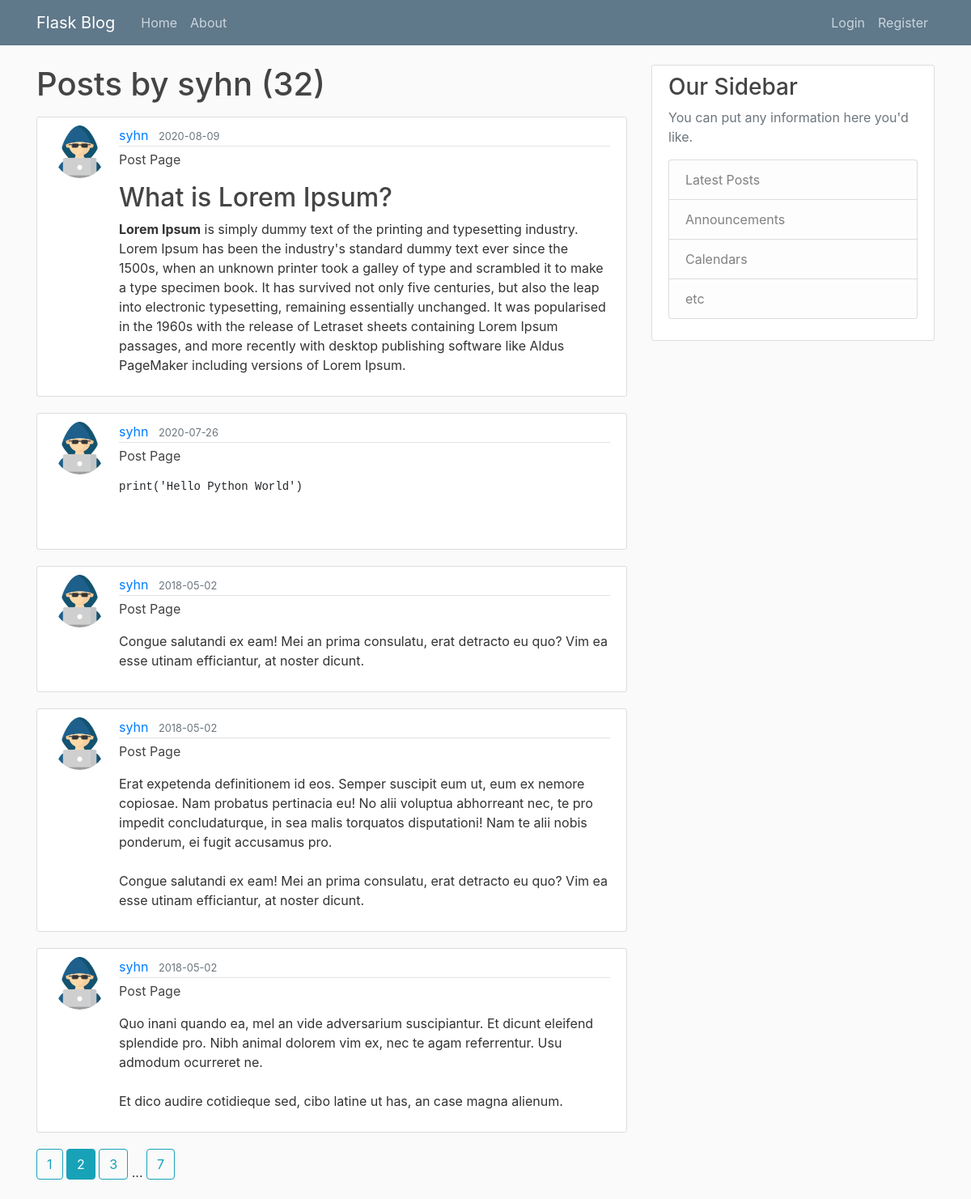
/user/syhn?page=2, run on the app's committed database.
### flaskblog/models.py (models this page shows, shortened)
class User(db.Model, UserMixin):
    id = db.Column(db.Integer, primary_key=True)
    username = db.Column(db.String(20), unique=True, nullable=False)
    email = db.Column(db.String(120), unique=True, nullable=False)
    image_file = db.Column(db.String(20), nullable=False, default='default.jpg')
    password = db.Column(db.String(60), nullable=False)
    posts = db.relationship('Post', backref='author', lazy=True)

class Post(db.Model):
    id = db.Column(db.Integer, primary_key=True)
    date_posted = db.Column(db.DateTime, nullable=False, default=datetime.utcnow)
    content = db.Column(db.Text, nullable=False)
    user_id = db.Column(db.Integer, db.ForeignKey('user.id'), nullable=False)

### flaskblog/users/routes.py (the view)
@users.route("/user/<string:username>")
def user_posts(username):
    page = request.args.get('page', 1, type=int)
    user = User.query.filter_by(username=username).first_or_404()
    posts = Post.query.filter_by(author=user)\
        .order_by(Post.date_posted.desc())\
        .paginate(page=page, per_page=5)
    return render_template('user_posts.html', posts=posts, user=user)

### flaskblog/templates/user_posts.html
{% extends "layout.html" %}
{% block content %}
    <h1 class="mb-3">Posts by {{ user.username }} ({{ posts.total }})</h1>
    {% for post in posts.items %}
        <article class="media content-section">
          <img class="rounded-circle article-img" src="{{ url_for('static', filename='profile_pics/' + post.author.image_file) }}">
          <div class="media-body">
            <div class="article-metadata">
              <a class="mr-2" href="{{ url_for('users.user_posts', username=post.author.username) }}">{{ post.author.username }}</a>
              <small class="text-muted">{{ post.date_posted.strftime('%Y-%m-%d') }}</small>
            </div>
            <p><a class="article-title" href="{{ url_for('posts.post', post_id=post.id) }}">Post Page</a></p>
            <p class="article-content">{{ post.content | safe }}</p>
          </div>
        </article>
    {% endfor %}
    {% for page_num in posts.iter_pages(left_edge=1, right_edge=1, left_current=1, right_current=2) %}
      {% if page_num %}
        {% if posts.page == page_num %}
          <a class="btn btn-info mb-4" href="{{ url_for('users.user_posts', username=user.username, page=page_num) }}">{{ page_num }}</a>
        {% else %}
          <a class="btn btn-outline-info mb-4" href="{{ url_for('users.user_posts', username=user.username, page=page_num) }}">{{ page_num }}</a>
        {% endif %}
      {% else %}
        ...
      {% endif %}
    {% endfor %}
{% endblock content %}

### flaskblog/static/main.css (style rules this page uses)
body { background: #fafafa; color: #333333; margin-top: 5rem; }
h1, h2, h3, h4, h5, h6 { color: #444444; }
.content-section { background: #ffffff; padding: 10px 20px; border: 1px solid #dddddd; border-radius: 3px; margin-bottom: 20px; }
.article-title { color: #444444; }
.article-content { white-space: pre-line; }
.article-img { height: 65px; width: 65px; margin-right: 16px; }
.article-metadata { padding-bottom: 1px; margin-bottom: 4px; border-bottom: 1px solid #e3e3e3 }

### flaskblog/templates/layout.html (style rules this page uses)
img { max-width: 100%; display: inline-block; }

### data on the page
User: username "syhn"
Post: image_file (picture), author.username "syhn", date_posted "2020-08-09", content "What is Lorem Ipsum? Lorem Ipsum is simply dummy text of the printing and typesetting industry. Lorem Ipsum has been the industry's standard dummy text ever since the 1500s, when an unknown printer took a galley of type and scrambled it to make a type specimen book. It has survived not only five centuries, but also the leap into electronic typesetting, remaining essentially unchanged. It was popularised in the 1960s with the release of Letraset sheets containing Lorem Ipsum passages, and more recently with desktop publishing software like Aldus PageMaker including versions of Lorem Ipsum."
Post: image_file (picture), author.username "syhn", date_posted "2020-07-26", content "print('Hello Python World')"
Post: image_file (picture), author.username "syhn", date_posted "2018-05-02", content "Congue salutandi ex eam! Mei an prima consulatu, erat detracto eu quo? Vim ea esse utinam efficiantur, at noster dicunt."
Post: image_file (picture), author.username "syhn", date_posted "2018-05-02", content "Erat expetenda definitionem id eos. Semper suscipit eum ut, eum ex nemore copiosae. Nam probatus pertinacia eu! No alii voluptua abhorreant nec, te pro impedit concludaturque, in sea malis torquatos disputationi! Nam te alii nobis ponderum, ei fugit accusamus pro. Congue salutandi ex eam! Mei an prima consulatu, erat detracto eu quo? Vim ea esse utinam efficiantur, at noster dicunt."
Post: image_file (picture), author.username "syhn", date_posted "2018-05-02", content "Quo inani quando ea, mel an vide adversarium suscipiantur. Et dicunt eleifend splendide pro. Nibh animal dolorem vim ex, nec te agam referrentur. Usu admodum ocurreret ne. Et dico audire cotidieque sed, cibo latine ut has, an case magna alienum."

### other printed values
{{ posts.total }} "32"
{{ page_num }} "1" "3" "7"
{{ page_num }} "2"
